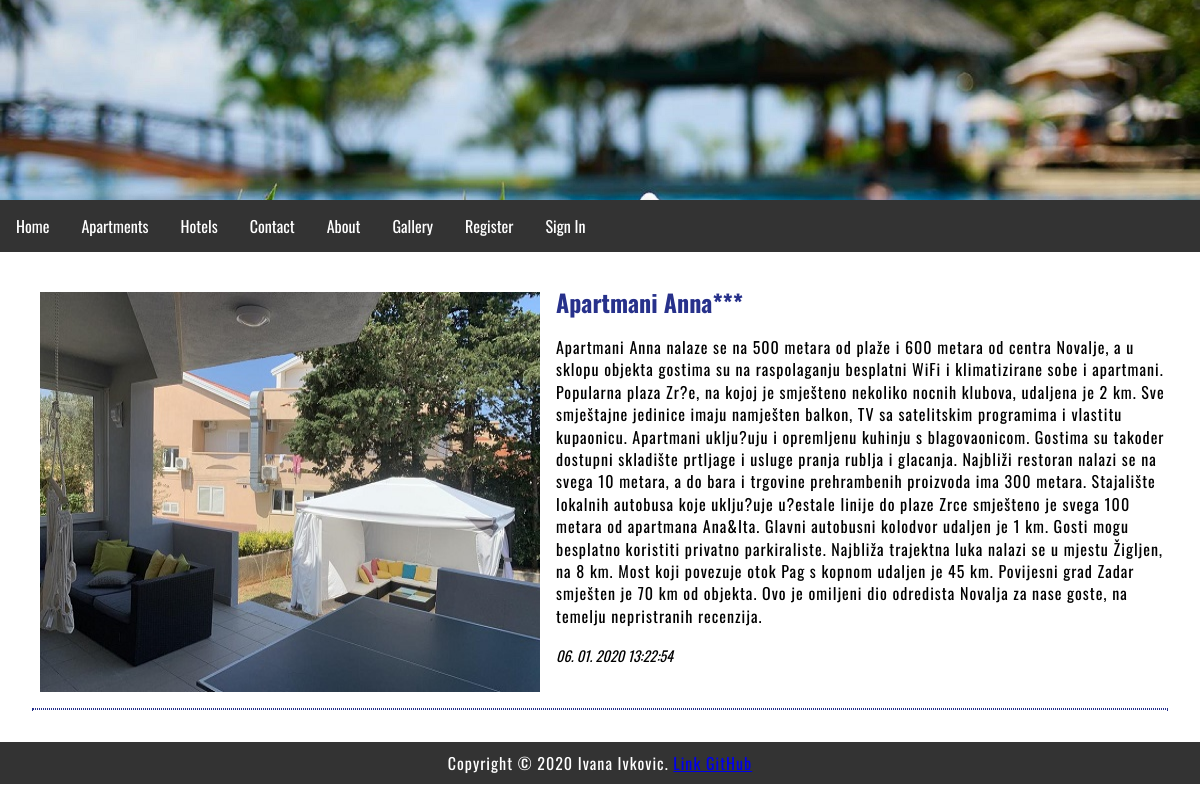
The app's page /index.php?menu=2&action=4 with its own data.
### tables this page shows
CREATE TABLE `apartments` (
  `id` int(11) NOT NULL,
  `title` varchar(255) NOT NULL,
  `description` text NOT NULL,
  `date` timestamp NOT NULL DEFAULT current_timestamp() ON UPDATE current_timestamp(),
  `picture` varchar(255) NOT NULL,
  `archive` enum('Y','N') NOT NULL
);

### functions.php (called while the page is built)
<?php
	function pickerDateToMysql($pickerDate){
		$date = DateTime::createFromFormat('Y-m-d H:i:s', $pickerDate);
		return $date->format('d. m. Y H:i:s');
	}
?>

### apartments.php (the view, shortened to what this page needs)
<?php
	if (isset($action) && $action != '') {
		$query  = "SELECT * FROM apartments";
		$query .= " WHERE id=" . $_GET['action'];
		$result = @mysqli_query($MySQL, $query);
		$row = @mysqli_fetch_array($result);
			print '
			<div class="apartments">
				<img src="apartments/' . $row['picture'] . '" alt="' . $row['title'] . '" title="' . $row['title'] . '" style="width:500px;height:400px;">
				<h2>' . $row['title'] . '</h2>
				<p>'  . $row['description'] . '</p>
				<time datetime="' . $row['date'] . '">' . pickerDateToMysql($row['date']) . '</time>
				<hr>
			</div>';
	}
?>

### style.css (style rules this page uses)
body, html { font-family: 'Oswald', sans-serif; margin: 0; font-size: 16px; }
h1,h2 { margin: 0.5em 0; font-size: 2em; }
h2 { font-size: 1.5em; color: #27318b; }
p { margin: 1em 0; line-height: 1.4em; letter-spacing: 1px; }
.apartments img { width: 35%; float: left; padding: 0.5em 0; margin: 0 1em 0.5em 0.5em; }
.apartments h2 { margin: 0.5em 0; font-size: 1.5em; color: #27318b; }
.apartments hr { margin: 1em 0; border: 1px dotted #27318b; clear: both; }
.apartments time { font-size: 90%; font-style: italic; }
img { width: 80%; }

### records on screen
apartments: picture (picture), title "Apartmani Anna***", description "Apartmani Anna nalaze se na 500 metara od plaže i 600 metara od centra Novalje, a u sklopu objekta gostima su na raspolaganju besplatni WiFi i klimatizirane sobe i apartmani. Popularna plaza Zr?e, na kojoj je smješteno nekoliko nocnih klubova, udaljena je 2 km. Sve smještajne jedinice imaju namješten balkon, TV sa satelitskim programima i vlastitu kupaonicu. Apartmani uklju?uju i opremljenu kuhinju s blagovaonicom. Gostima su takoder dostupni skladište prtljage i usluge pranja rublja i glacanja. Najbliži restoran nalazi se na svega 10 metara, a do bara i trgovine prehrambenih proizvoda ima 300 metara. Stajalište lokalnih autobusa koje uklju?uje u?estale linije do plaze Zrce smješteno je…", date "06. 01. 2020 13:22:54"
